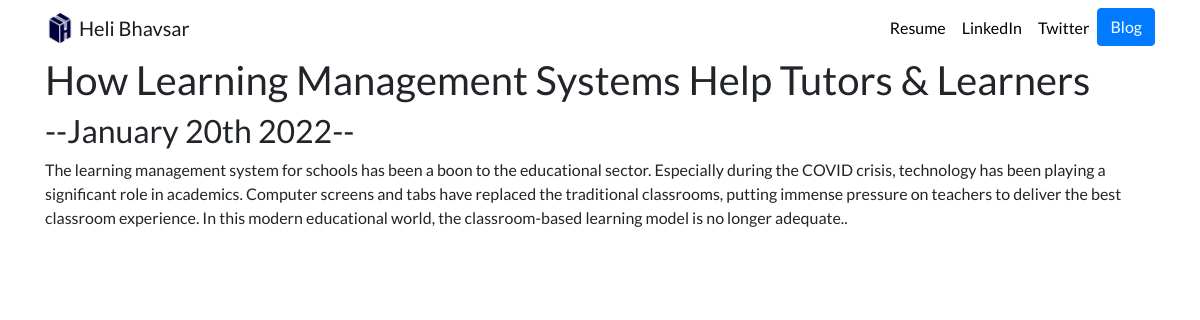
Page /blog/3 on the committed database.
### blog/models.py (models this page shows, shortened)
class Blog(models.Model):
    title = models.CharField(max_length=100)
    description = models.CharField(max_length=5000)
    date = models.DateTimeField()
    image = models.ImageField(blank=True,upload_to='blog/images')

### blog/views.py (the view)
# urls.py: path('<int:blog_id>', views.detail, name="detail"),
def detail(request, blog_id):
    blog=get_object_or_404(Blog, pk=blog_id)
    return render(request, 'blog/detail.html',{'blog':blog})

### blog/templates/blog/detail.html
{% extends 'portfolio/base.html' %}
{% block content %}
<h1>{{ blog.title }}</h1>
<h2>--{{ blog.date|date:'F jS Y' }}--</h2>
{{blog.description}}
{% endblock %}

### portfolio/static/portfolio/custom.css (style rules this page uses)
body { font-family: 'Lato', sans-serif; }

### rows in the picture
Blog: title "How Learning Management Systems Help Tutors & Learners", date "January 20th 2022", description "The learning management system for schools has been a boon to the educational sector. Especially during the COVID crisis, technology has been playing a significant role in academics. Computer screens and tabs have replaced the traditional classrooms, putting immense pressure on teachers to deliver the best classroom experience. In this modern educational world, the classroom-based learning model is no longer adequate.."
